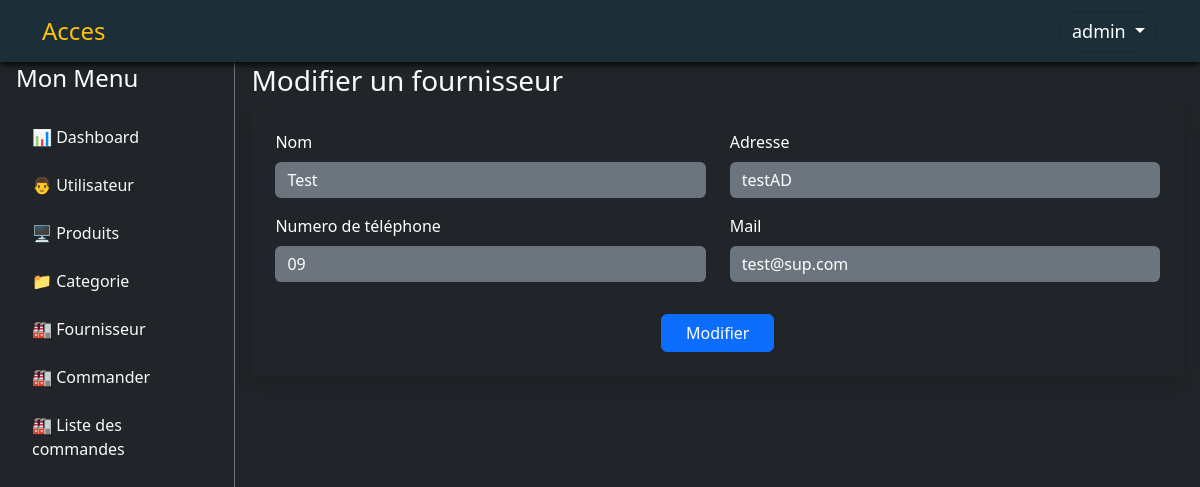
Screenshot of /index.php?action=supplier_edit&id=3 (signed in) with the database file from the repository.
### tables this page shows
CREATE TABLE IF NOT EXISTS `supplier` (
  `supplier_id` int NOT NULL AUTO_INCREMENT,
  `supplier` varchar(25) NOT NULL,
  `supplier_address` varchar(25) NOT NULL,
  `supplier_phone_number` varchar(20) NOT NULL,
  `supplier_email` varchar(100) NOT NULL,
  PRIMARY KEY (`supplier_id`)
);

### controllers/SupplierController.php (called while the page is built, shortened)
<?php
require_once __DIR__ . '/../models/Supplier.php';
class SupplierController
{
    private Supplier $supplierModel;
    public function __construct(Supplier $supplierModel)
    {
        $this->supplierModel = $supplierModel;
    }
    public function get_supplier_by_id($id)
    {
        $supplier = $this->supplierModel->getById($id);
        return $supplier;
    }
    public function edit()
    {
        $id = $_GET['id'];
        $supplier = $this->get_supplier_by_id($id);
        require __DIR__ . '/../views/admin/supplier/update.php';
    }
}

### models/Supplier.php (called while the page is built, shortened)
<?php
require_once __DIR__ . '/../config/database.php';
class Supplier
{
    private $db;
    public function __construct() {
        $this->db = Database::getInstance()->getConnection();
    }
    public function getById($supplier_id)
    {
        $sql = "SELECT * FROM supplier WHERE supplier_id = :supplier_id";
        $stmt = $this->db->prepare($sql);
        $stmt->execute([':supplier_id' => $supplier_id]);
        return $stmt->fetch(PDO::FETCH_ASSOC);
    }
}
?>

### config/database.php (called while the page is built)
<?php
class Database {
    private static $instance = null;
    private $connection;
    private $host = 'localhost';
    private $dbname = 'nfe';
    private $username = 'root';
    private $password = '';
    private function __construct() {
        try {
            $this->connection = new PDO("mysql:host=$this->host;dbname=$this->dbname;charset=utf8", $this->username, $this->password);
            $this->connection->setAttribute(PDO::ATTR_ERRMODE, PDO::ERRMODE_EXCEPTION);
        } catch (PDOException $e) {
            die("Erreur de connexion : " . $e->getMessage());
        }
    }
    public static function getInstance() {
        if (!self::$instance) {
            self::$instance = new Database();
        }
        return self::$instance;
    }
    public function getConnection() {
        return $this->connection;
    }
}
?>

### views/admin/supplier/update.php (the view, shortened to what this page needs)
<?php include __DIR__. '/../layout/header.php';?>
<div class="flex-grow-1 p-3 mt-5">
<h3>Modifier un fournisseur</h3>
<div class="bg-dark text-white p-4 rounded shadow mb-4" style="max-width: 1000px;">
  <form method="POST" action="index.php?action=supplier_update&id=<?= $id;?>">
    <div class="row">
      <div class="col-md-6 mb-3">
        <label for="supplier" class="form-label">Nom</label>
        <input type="text" class="form-control bg-secondary text-white border-0 shadow-none" name="supplier" value="<?=$supplier['supplier']?>" required>
      </div>
      <div class="col-md-6 mb-3">
        <label for="supplier_address" class="form-label">Adresse</label>
        <input type="text" class="form-control bg-secondary text-white border-0 shadow-none" name="supplier_address" value="<?=$supplier['supplier_address']?>" required>
      </div>
      <div class="col-md-6 mb-3">
        <label for="supplier_phone_number" class="form-label">Numero de téléphone</label>
        <input type="text" class="form-control bg-secondary text-white border-0 shadow-none" name="supplier_phone_number" value="<?=$supplier['supplier_phone_number']?>" required>
      </div>
      <div class="col-md-6 mb-3">
        <label for="supplier_email" class="form-label">Mail</label>
        <input type="text" class="form-control bg-secondary text-white border-0 shadow-none" name="supplier_email" value="<?=$supplier['supplier_email']?>" required>
      </div>
    </div>
    <div class="mt-3 text-center">
      <button type="submit" class="btn btn-primary px-4">Modifier</button>
    </div>
  </form>
</div>
<?php include __DIR__. '/../layout/footer.php';?>

### public/css/employe.css (style rules this page uses)
body { background: #1c2f3940; }

### views/admin/layout/header.php (style rules this page uses)
body { min-height: 100vh; display: flex; }

### rows the page displays
supplier: supplier "Test", supplier_address "testAD", supplier_phone_number "09", supplier_email "test@sup.com"

### other values shown
$_SESSION['username'] "admin"
